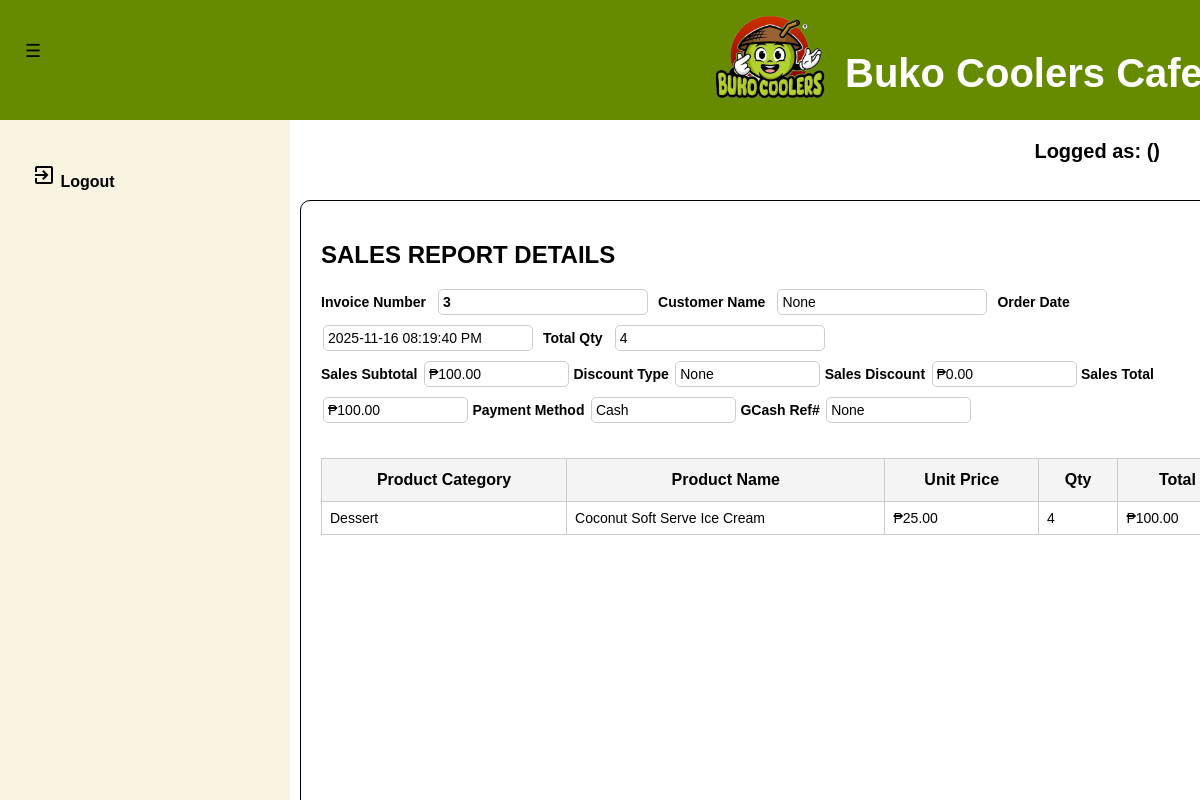
The app's page /sales_report_view.php?OrderID=3 with its own data.
### tables this page shows
CREATE TABLE `tbl_orders` (
  `PK_ORDER_ID` int(11) NOT NULL,
  `CUST_NAME` varchar(50) NOT NULL,
  `ORDER_TIMESTAMP` datetime NOT NULL DEFAULT current_timestamp(),
  `ORDER_SUBTOTAL` decimal(10,2) NOT NULL,
  `ORDER_TOTAL_AMT` decimal(10,2) NOT NULL,
  `ORDER_DISCOUNT_TYPE` varchar(25) NOT NULL DEFAULT 'None',
  `ORDER_PAYMENT_METHOD` enum('Cash','GCash') NOT NULL,
  `ORDER_PAID_AMT` decimal(10,2) NOT NULL,
  `ORDER_CHANGE_AMT` decimal(10,2) NOT NULL,
  `ORDER_GCASH_REF` varchar(50) NOT NULL DEFAULT 'None'
);

CREATE TABLE `tbl_order_items` (
  `PK_ORDER_ITEM` int(11) NOT NULL,
  `PK_ORDER_ID` int(11) NOT NULL,
  `ORDER_PRODUCT_CATEGORY` varchar(100) NOT NULL,
  `ORDER_PRODUCT_NAME` varchar(255) NOT NULL,
  `ORDER_PRODUCT_QTY` int(11) NOT NULL,
  `ORDER_PRICE` decimal(10,2) NOT NULL,
  `ORDER_ITEM_TIMESTAMP` datetime NOT NULL DEFAULT current_timestamp()
);

### sales_report_view.php (the view, shortened to what this page needs)
<?php
    include ('database_connection.php');
    if (isset($_GET['OrderID'])){
        $get_orderid = $_GET['OrderID'];
        $order_id_list_sel_upr = "SELECT tbl_orders.PK_ORDER_ID AS 'PK_ORDER_ID', tbl_orders.CUST_NAME AS 'CUST_NAME', DATE_FORMAT(DATE_ADD(tbl_orders.ORDER_TIMESTAMP, INTERVAL 8 HOUR), '%Y-%m-%d %r') AS 'ORDER_TIMESTAMP', SUM(tbl_order_items.ORDER_PRODUCT_QTY) AS 'TOTAL_QTY', SUM(tbl_order_items.ORDER_PRICE * tbl_order_items.ORDER_PRODUCT_QTY)
        AS 'TOTAL_SALES', tbl_orders.ORDER_DISCOUNT_TYPE AS 'DISCOUNT_TYPE', tbl_orders.ORDER_TOTAL_AMT AS 'TOTAL_DISCOUNT', tbl_orders.ORDER_PAYMENT_METHOD AS 'PAYMENT_METHOD',
        tbl_orders.ORDER_GCASH_REF AS 'GCASH_REF' FROM tbl_orders RIGHT JOIN tbl_order_items ON tbl_orders.PK_ORDER_ID = tbl_order_items.PK_ORDER_ID WHERE tbl_orders.PK_ORDER_ID = $get_orderid GROUP BY tbl_orders.PK_ORDER_ID;";
        $exec_showorderid_upr = mysqli_query($databaseconn, $order_id_list_sel_upr);
        while($row = mysqli_fetch_assoc($exec_showorderid_upr)){
            $ret_order_id_upr = $row['PK_ORDER_ID'];
            $ret_order_cust_upr = $row['CUST_NAME'];
            $ret_order_datetime_upr = $row['ORDER_TIMESTAMP'];
            $ret_order_qty_upr = $row['TOTAL_QTY'];
            $ret_order_price_upr = $row['TOTAL_SALES'];
            $ret_order_disc_upr = $row['DISCOUNT_TYPE'];
            $ret_order_disc_total_upr = $row['TOTAL_DISCOUNT'];
            $ret_order_payment_upr = $row['PAYMENT_METHOD'];
            $ret_order_gcashref_upr = $row['GCASH_REF'];
        }
    }
?>
<!DOCTYPE html>
    <html lang="en">
    <head>
        <link rel="stylesheet" type="text/css" href="styles/dashboard.css">
        <link rel="stylesheet" type="text/css" href="styles/viewdata_style.css">
        <link rel="stylesheet" type="text/css" href="styles/viewdata_withentry_style.css">
        <link rel="stylesheet" type="text/css" href="styles/dashboard_style.css">
    </head>
    <body>
        <div class="main_container">
            <header>
                <div id="navleft" class="show_navleft">
                    <span class="toggle-btn" onclick="toggleNav()">&#9776;</span>
                </div>
                <div class="header-content">
                    <div class="header-left">
                        <img src="templates/designs/logo_nonbg.png" alt="Buko Coolers Logo" class="logo">
                        <h1>Buko Coolers Cafe</h1>
                    </div>
                </div>
            </header>
            <div id="sidenav" class="side_nav">
                <a href="logout_action.php" onclick="return confirm('Are you sure do you want to logout?');"><i class="material-icons">exit_to_app</i> Logout</a>
            </div>
        </div>
        <div class="form_container">
            <h2>SALES REPORT DETAILS</h2>
            <div class="form_row_order">
                <label for="Salesnum">Invoice Number</label>
                <input type="text" name="salesinv" id="salesnum" style="font-weight: bold;" value="<?php echo $ret_order_id_upr; ?>" readonly>
                <label for="custname">Customer Name</label>
                <input type="text" name="custname" id="cust_name" value="<?php if ($ret_order_cust_upr === "") {echo "None";} else {echo $ret_order_cust_upr;} ?>" readonly>
                <label for="Salesdate">Order Date</label>
                <input type="text" name="salesdt" id="salesdate" value="<?php echo $ret_order_datetime_upr; ?>" readonly>
                <label for="Salesqty">Total Qty</label>
                <input type="text" name="qtysale" id="salesqty" value="<?php echo $ret_order_qty_upr; ?>" readonly>
            </div>
            <div class="form_row_order_dual">
                <label for="Salestotal">Sales Subtotal</label>
                <input type="text" name="totsale" id="salestotal" value="<?php echo "₱" . $ret_order_price_upr; ?>" readonly>
                <label for="Salesdisc">Discount Type</label>
                <input type="text" name="disctype" id="salesdisc" value="<?php echo $ret_order_disc_upr; ?>" readonly>
                <label for="Salestotaldisc">Sales Discount</label>
                <input type="text" name="totsale" id="salestotal" value="<?php echo "₱" . $ret_order_price_upr - $ret_order_disc_total_upr . ".00";?>" readonly>
                <label for="Salestotalout">Sales Total</label>
                <input type="text" name="totsale" id="salestotal" value="<?php echo "₱" . $ret_order_disc_total_upr; ?>" readonly>
                <label for="SalesMethod">Payment Method</label>
                <input type="text" name="paymethod" id="salesmethod" value="<?php echo $ret_order_payment_upr; ?>" readonly>
                <label for="GCashRef">GCash Ref#</label>
                <input type="text" name="gcashref" id="gcashsales" value="<?php if ($ret_order_gcashref_upr === "") {echo "None";} else {echo $ret_order_gcashref_upr;} ?>" readonly>
            </div>
            <div class="table_container_dual">
                <div style="overflow-y: auto; height: 350px;">
                    <table class="dataview">
                        <thead>
                            <tr>
                                <th>Product Category</th>
                                <th>Product Name</th>
                                <th>Unit Price</th>
                                <th>Qty</th>
                                <th>Total Price</th>
                            </tr>
                        </thead>
                        <tbody id="table_body">
                            <tr>
                                <?php
                                    $order_id_list = "SELECT tbl_orders.PK_ORDER_ID, tbl_orders.ORDER_TIMESTAMP, tbl_order_items.ORDER_PRODUCT_CATEGORY,
                                    tbl_order_items.ORDER_PRODUCT_NAME, tbl_order_items.ORDER_PRODUCT_QTY, tbl_order_items.ORDER_PRICE, (tbl_order_items.ORDER_PRICE * tbl_order_items.ORDER_PRODUCT_QTY)
                                    AS 'TOTAL_PRICE' FROM tbl_orders RIGHT JOIN tbl_order_items ON tbl_orders.PK_ORDER_ID = tbl_order_items.PK_ORDER_ID WHERE tbl_order_items.PK_ORDER_ID = $get_orderid";
                                    $exec_showorderlist = mysqli_query($databaseconn, $order_id_list);
                                    while($row = mysqli_fetch_assoc($exec_showorderlist)){
                                        $ret_order_cat = $row['ORDER_PRODUCT_CATEGORY'];
                                        $ret_order_name = $row['ORDER_PRODUCT_NAME'];
                                        $ret_order_qty = $row['ORDER_PRODUCT_QTY'];
                                        $ret_order_price = $row['ORDER_PRICE'];
                                        $ret_order_price_all = $row['TOTAL_PRICE'];
                                        echo "<tr>";
                                        echo "<td>$ret_order_cat</td>";
                                        echo "<td>$ret_order_name</td>";
                                        echo "<td>₱" . $ret_order_price . "</td>";
                                        echo "<td>$ret_order_qty</td>";
                                        echo "<td>₱" . $ret_order_price_all . "</td>";
                                        echo "</tr>";
                                    }
                                ?>
                            </tr>
                        </tbody>
                    </table>
                </div>
            </div>
        </div>
        <div class="header-right">
            <p>Logged as: <?php echo htmlspecialchars($return_username); ?> (<?php echo htmlspecialchars($return_role); ?>)</p>
    </body>
</html>

### styles/viewdata_style.css (style rules this page uses)
.form_container { position: fixed; top: 200px; left: 300px; padding: 20px; width: 80%; height: 600px; border: 1px solid #000; border-radius: 10px; }
.table_container_dual { position: relative; top: 35px; }
.list_forms_upper, .form_container .form_row_order { display: flex; flex-wrap: wrap; gap: 10px; align-items: center; }
.dataview { width: 100%; border-collapse: collapse; }
.dataview thead th { border: 1px solid #ccc; position: sticky; top: 0; background-color: #f4f4f4; z-index: 3; font-size: 16px; }
.dataview th, .dataview td { border: 1px solid #ccc; padding: 12px; text-align: center; }
.dataview td { border: 1px solid #ccc; padding: 8px; text-align: left; font-size: 14px; }

### styles/viewdata_withentry_style.css (style rules this page uses)
.form_container .form_row_order label, .form_row_order_dual label { font-weight: bold; font-size: 14px; }
.form_row_order input { padding: 4px; font-size: 14px; border: 1px solid #ccc; border-radius: 5px; margin-left: 2px; width: 200px; }
.form_row_order_dual input { padding: 4px; font-size: 14px; border: 1px solid #ccc; border-radius: 5px; margin-top: 10px; margin-left: 2px; width: 135px; }

### styles/dashboard_style.css (style rules this page uses)
body, html { overflow-y: auto; overflow-x: hidden; margin: 0; padding: 0; font-family: Arial, sans-serif; background-color: white; height: 100%; }
header { justify-content: space-between; align-items: flex-start; background-color: #668b00; padding: 10px; color: white; height: 100px; width: 100%; }
.header-content { display: flex; justify-content: space-between; align-items: center; }
.header-left { display: flex; align-items: center; }
.header-left .logo { width: 150px; height: auto; margin-top: -60px; margin-left: 685px; margin-right: 0px; }
.header-left h1 { color: white; font-size: 40px; margin-top: 0px; }
.header-right { position: fixed; top: 120px; right: 40px; font-size: 20px; color: black; font-weight: bold; }
.side_nav { height: calc(100vh - 120px); width: 290px; position: fixed; top: 120px; left: 0; background-color: #F8F4E1; overflow-y: auto; overflow-x: hidden; transition: 0.5s; padding-top: 10px; display: flex; flex-direction: column; }
.side_nav a { padding: 33px 8px 8px 32px; text-decoration: none; font-size: 16px; color: black; display: block; transition: 0.5s; font-weight: bold; }
#navleft { width: 290px; transition: margin-left 0.5s; padding: 16px; }
.toggle-btn { position: fixed; top: 30px; left: -5px; z-index: 1; padding: 10px 30px; color: black; cursor: pointer; font-size: 18px; }

### records on screen
tbl_orders: salesinv "3", custname "None", disctype "None", totsale "₱100.00", paymethod "Cash", gcashref "None"
tbl_order_items: ORDER_PRODUCT_CATEGORY "Dessert", ORDER_PRODUCT_NAME "Coconut Soft Serve Ice Cream", ORDER_PRICE "25.00", ORDER_PRODUCT_QTY "4", ret_order_price_all "100.00"
